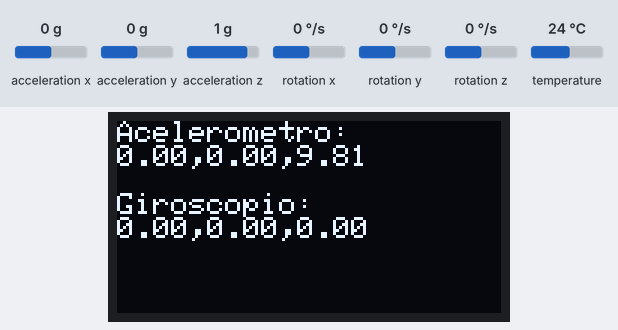
Recording of a sketch running on a simulated ESP32. Shown: 128×64 one-colour display. The test bench sets the inputs (shaded band); at power-on: acceleration x 0 g, acceleration y 0 g, acceleration z 1 g, rotation x 0 °/s, rotation y 0 °/s, rotation z 0 °/s, temperature 24 °C.

Above: at 2.2 s.
2.3 s: acceleration x set to -1.4 g
At 2.8 s:
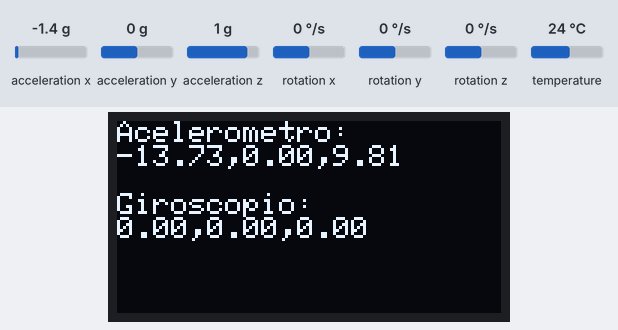
3.8 s: acceleration y set to -1.4 g
At 4.4 s:
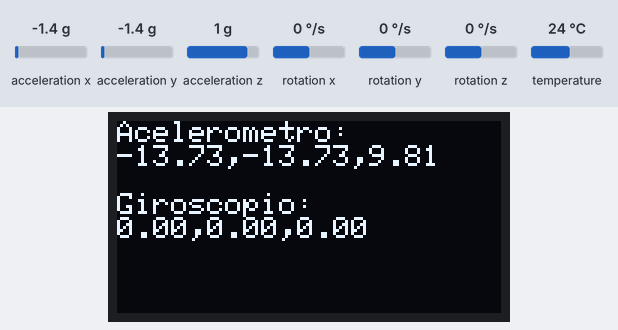
5.3 s: acceleration z set to -1.4 g
At 6.1 s:
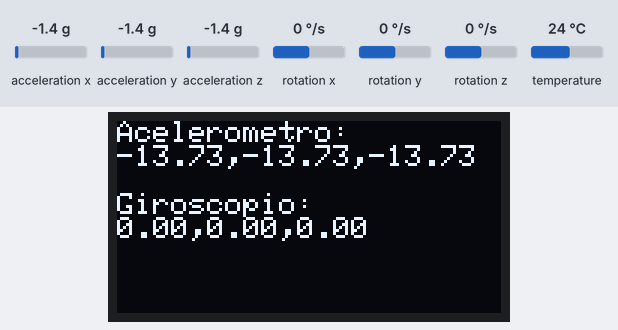
6.8 s: rotation x set to -192 °/s
At 7.5 s:
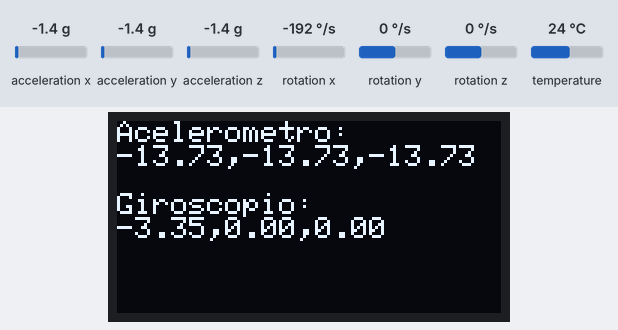
8.3 s: rotation y set to -192 °/s
At 9.1 s:
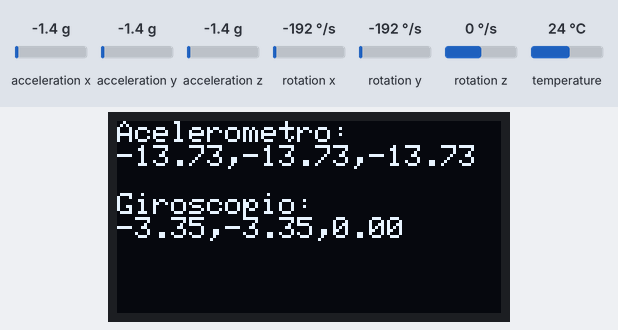
9.8 s: rotation z set to -192 °/s
At 10.7 s:
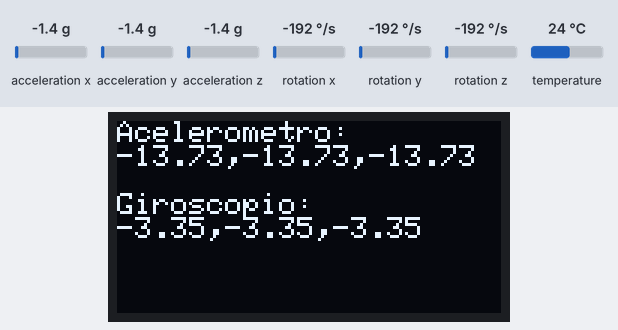
Timing chart, 0 to 12.3 s (numbered marks = the images above; inputs shaded):
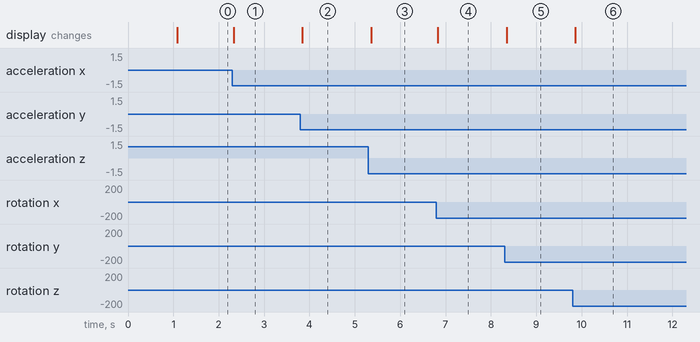

Measured:
- after the input at 2.3 s, the display: changes at once (image 1)
- after the input at 3.8 s, the display: changes at once (image 2)
- after the input at 5.3 s, the display: changes after 0.06 s (image 3)
- after the input at 6.8 s, the display: changes at once (image 4)
- after the input at 8.3 s, the display: changes at once (image 5)
- after the input at 9.8 s, the display: changes after 0.06 s (image 6)

The sketch:

sketch.ino
```cpp
#include <Adafruit_MPU6050.h>
#include <Adafruit_Sensor.h>
#include <Wire.h>

#include <Adafruit_SSD1306.h>
#include <Adafruit_GFX.h>

#define SCREEN_WIDTH 128 // OLED display width, in pixels
#define SCREEN_HEIGHT 64 // OLED display height, in pixels
#define OLED_RESET 4

Adafruit_SSD1306 display(SCREEN_WIDTH, SCREEN_HEIGHT, &Wire);

Adafruit_MPU6050 mpu;

void setup(void) {
  Serial.begin(115200);

  if(!display.begin(SSD1306_SWITCHCAPVCC, 0x3C)) { // Address 0x3C for 128x32
    Serial.println(F("SSD1306 allocation failed"));
    for(;;); // Don't proceed, loop forever
  }

  display.clearDisplay();
  display.setTextSize(2);
  display.setTextColor(WHITE,0);
  display.setCursor(35,10);
  display.print("ESP32");
  display.setCursor(25,40);
  display.print("MPU6050");
  display.display();

  // Try to initialize!
  if (!mpu.begin()) {
    Serial.println("Failed to find MPU6050 chip");
    while (1) {
      delay(10);
    }
  }

  mpu.setAccelerometerRange(MPU6050_RANGE_8_G);
  mpu.setGyroRange(MPU6050_RANGE_250_DEG);
  mpu.setFilterBandwidth(MPU6050_BAND_21_HZ);
  Serial.println("");
  delay(1000);
}

void loop() {

  /* Get new sensor events with the readings */
  sensors_event_t a, g, temp;
  mpu.getEvent(&a, &g, &temp);

  display.clearDisplay();
  display.setTextSize(1);
  display.setTextColor(WHITE,0);
  display.setCursor(0,0);
  display.println("Acelerometro:");
  display.print(a.acceleration.x);
  display.print(",");
  display.print(a.acceleration.y);
  display.print(",");
  display.println(a.acceleration.z);
  display.println("");

  display.println("Giroscopio:");
  display.print(g.gyro.x);
  display.print(",");
  display.print(g.gyro.y);
  display.print(",");
  display.print(g.gyro.z);
  display.display();

  delay(10);
}
```
